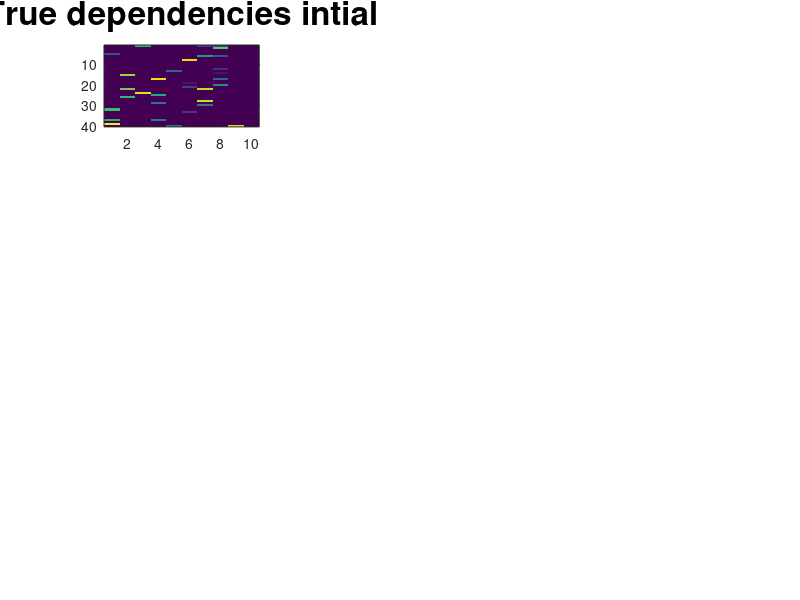

The MATLAB source for this figure: (Note: this script raises an error after producing the figure.)
clc
clear all
%% Data generation
noOfNodes        = 10; %no of nodes
filtOrder        = 4; % process order
noOfObservations = 3000 % no of time samples
edge_probability=.1;    % probaility of non-zeros edge in graph


A=[];
for i=1:filtOrder
    temp1=.1*rand(noOfNodes,noOfNodes).*(rand(noOfNodes,noOfNodes)<edge_probability);
    A=[A;temp1];
end
%plot intial true dependency
figure
A1=A/max(max(A));
subplot(4,3,1)
imagesc(A/max(A(:)))
tit=title('True dependencies intial')
set(tit,'fontSize',24)
ax=gca;
ax.XAxis.FontSize = 24;
ax.YAxis.FontSize = 24;
c = colorbar;
w = c.LineWidth;
c.LineWidth = 1.5;
set(c,'fontSize',24);

% Intialize kernel paramters
y_initial=1*randn(noOfNodes ,1);
y=[y_initial];
Ksigma=10;
gsigma=Ksigma;
gscale=(1/sqrt(2*pi)/Ksigma);
GausDenom=-1/2/Ksigma^2;
T_Beta=50*randn(filtOrder *noOfNodes,noOfNodes,noOfObservations);
M_x=zeros(noOfNodes ,noOfObservations );
M_x(:,1)=y_initial+.2*randn;
for ii=2:filtOrder
    temp=A(1:noOfNodes ,:)*y_initial;
    M_x(:,ii)=temp+.2*rand;
    if ii==2990
        M_x(:,ii)=0;
    end
    y_initial= M_x(:,ii);
    
end

for ii=filtOrder +1:noOfObservations
    
    
    for k=1:noOfNodes
        temp=0;
        for m=1:filtOrder 
            for l=1:noOfNodes
                temp=temp+ A(noOfNodes *(m-1)+k,l)*((1*gscale*exp(-1000*(M_x(l,1:ii-m-1)-M_x(l,ii-m)).^2/(10*gsigma*gsigma))*reshape(T_Beta(noOfNodes *(m-1)+k,l,1:ii-m-1),[ii-m-1,1])));
                
            end
        end
        
        M_x(k,ii)=temp+.2*randn;
        
    end
    if ii==1000
        no_non_zero=nnz(A);
        no_to_change=round(no_non_zero*.3);%30 percentgae of edges change
        non_zero_entries=find(A);
        entries_to_change= randperm(numel(non_zero_entries),no_to_change)
        temp=non_zero_entries(entries_to_change)
        A(temp)=0;
        subplot(4,3,2)
        imagesc(A/max(A(:)))
        tit=title('True dependencies intial')
        set(tit,'fontSize',24)
        ax=gca;
        ax.XAxis.FontSize = 24;
        ax.YAxis.FontSize = 24;
        c = colorbar;
        w = c.LineWidth;
        c.LineWidth = 1.5;
        set(c,'fontSize',24);
        %
        %             end
    end
    if ii==2000
        no_non_zero=nnz(A);
        no_to_change=round(no_non_zero*.3);%30 percentgae of edges change
        non_zero_entries=find(A);
        entries_to_change= randperm(numel(non_zero_entries),no_to_change)
        temp=non_zero_entries(entries_to_change)
        A(temp)=0;
        subplot(4,3,3)
        imagesc(A/max(A(:)))
        tit=title('True dependencies intial')
        set(tit,'fontSize',24)
        ax=gca;
        ax.XAxis.FontSize = 24;
        ax.YAxis.FontSize = 24;
        c = colorbar;
        w = c.LineWidth;
        c.LineWidth = 1.5;
        set(c,'fontSize',24);
        %             end
    end
    
end
    m_X=M_x; % Data matrix
    
    
%% RFNL-TIRSO ESTIMATION AND PLOTTING   
addpath '/Users/rohanmoney/git_rohan/NonLinearTISO'

    [n_row_mx,nTimeInstants]=size(m_X);
RFObj_tirso = RF_nltirso; % set tirso object up
RFObj_tirso.noOfNodes = 10;
RFObj_tirso.filtOrder = 4; % we can try a higher order later
RFObj_tirso.lambda    = 50/5000;
RFObj_tirso.NoOfRF    =30;
RFObj_tirso.vsigma    =1*ones(RFObj_tirso.noOfNodes,1);
  RFObj_tirso.forgettingFactor=.98;
 RFObj_tirso.h_stepsize= @(RF_ts)1/eigs(RF_ts.m_Phi,1);
RFObj_tirso.eta       =500
RFState_in_tirso = RFObj_tirso.initialize( 10,m_X( :,1:RFObj_tirso.filtOrder)');
 for t = RFObj_tirso.filtOrder+1:nTimeInstants
    mtemp= m_X(:, t);
    RFState_in_tirso = RFObj_tirso.update(RFState_in_tirso, mtemp);
    RF_m_predic_tirso(:,:)=RFState_in_tirso.predictManyFromBuffer(1)';
    RF_m_prediction_tirso(1:10,t)= RF_m_predic_tirso(:,1);
    if t== 990
        Psuedo_Adj=(sum(RFState_in_tirso.coeff.^2,4)).^0.5
        B=[Psuedo_Adj(:,:,4);Psuedo_Adj(:,:,3); Psuedo_Adj(:,:,2);Psuedo_Adj(:,:,1)];
       subplot(4,3,4)
        imagesc(B/max(B(:)))
        tit=title('RFNL-TIRSO-Estimate at t= 990');
%         colorbar;
       set(tit,'fontSize',24)
       ax=gca;
ax.XAxis.FontSize = 24;
ax.YAxis.FontSize = 24;
 c = colorbar;
w = c.LineWidth;
c.LineWidth = 1.5;
set(c,'fontSize',24);
    end
    if t== 1990
        Psuedo_Adj=(sum(RFState_in_tirso.coeff.^2,4)).^0.5
        B=[Psuedo_Adj(:,:,4);Psuedo_Adj(:,:,3); Psuedo_Adj(:,:,2);Psuedo_Adj(:,:,1)];
        subplot(4,3,5)
        imagesc(B/max(B(:)))
        tit=title('RFNL-TIRSO-Estimate at t= 1990');
%         colorbar;
       set(tit,'fontSize',24)
       ax=gca;
ax.XAxis.FontSize = 24;
ax.YAxis.FontSize = 24;
 c = colorbar;
w = c.LineWidth;
c.LineWidth = 1.5;
set(c,'fontSize',24);
    end
    if t== 2990
        Psuedo_Adj=(sum(RFState_in_tirso.coeff.^2,4)).^0.5
        B=[Psuedo_Adj(:,:,4);Psuedo_Adj(:,:,3); Psuedo_Adj(:,:,2);Psuedo_Adj(:,:,1)];
        subplot(4,3,6)
        imagesc(B/max(B(:)))
        tit=title('RFNL-TIRSO-Estimate at t= 2990');
%         colorbar;
       set(tit,'fontSize',24)
       ax=gca;
ax.XAxis.FontSize = 24;
ax.YAxis.FontSize = 24;
 c = colorbar;
w = c.LineWidth;
c.LineWidth = 1.5;
set(c,'fontSize',24);
    end
 end
%  Psuedo_Adj_real=(sum(adjacency_real(:,:,:,1:T).^2,4)).^0.5;
  Psuedo_Adj=(sum(RFState_in_tirso.coeff.^2,4)).^0.5
        B=[Psuedo_Adj(:,:,4);Psuedo_Adj(:,:,3);Psuedo_Adj(:,:,2);Psuedo_Adj(:,:,1) ];
       
        imagesc(B/max(B(:)))
        tit=title('RF-NLTISO-Estimate at t= 2990');
%         colorbar;
       set(tit,'fontSize',24)
       ax=gca;
ax.XAxis.FontSize = 24;
ax.YAxis.FontSize = 24;
 c = colorbar;
w = c.LineWidth;
c.LineWidth = 1.5;
set(c,'fontSize',24);
%% RFNL-TISO ESTIMATION AND PLOTTING    
addpath '/Users/rohanmoney/git_rohan/NonLinearTISO'
RFObj_tiso = RF_nltiso_test; % set tirso object up
RFObj_tiso.noOfNodes = 10;
RFObj_tiso.filtOrder = 4; % we can try a higher order later
RFObj_tiso.lambda    = 50/500000;
RFObj_tiso.NoOfRF    =30;
RFObj_tiso.vsigma    =1;
RFObj_tiso.eta       =1000

 RFState_in_tiso = RFObj_tiso.initialize( m_X( :,1:RFObj_tirso.filtOrder)');

  for t = RFObj_tiso.filtOrder+1:nTimeInstants
    mtemp= m_X(:, t);
    RFState_in_tiso = RFObj_tiso.update(RFState_in_tiso, mtemp);
     RF_m_predic_tiso(:,:)=RFState_in_tiso.predictManyFromBuffer(1)';
    RF_m_prediction_tiso(1:10,t)= RF_m_predic_tiso(:,1);
   %temp_eig(t)= RFState_in_tirso.eig_value_phi;
    if t== 990
        Psuedo_Adj=(sum(RFState_in_tiso.coeff.^2,4)).^0.5
        B=[Psuedo_Adj(:,:,4);Psuedo_Adj(:,:,3); Psuedo_Adj(:,:,2);Psuedo_Adj(:,:,1)];
       subplot(4,3,7)
        imagesc(B/max(B(:)))
        tit=title('RFNL-TISO-Estimate at t= 990');
%         colorbar;
       set(tit,'fontSize',24)
       ax=gca;
ax.XAxis.FontSize = 24;
ax.YAxis.FontSize = 24;
 c = colorbar;
w = c.LineWidth;
c.LineWidth = 1.5;
set(c,'fontSize',24);
    end
    if t== 1990
        Psuedo_Adj=(sum(RFState_in_tiso.coeff.^2,4)).^0.5
        B=[Psuedo_Adj(:,:,4);Psuedo_Adj(:,:,3); Psuedo_Adj(:,:,2);Psuedo_Adj(:,:,1)];
        subplot(4,3,8)
        imagesc(B/max(B(:)))
        tit=title('RFNL-TISO-Estimate at t= 1990');
%         colorbar;
       set(tit,'fontSize',24)
       ax=gca;
ax.XAxis.FontSize = 24;
ax.YAxis.FontSize = 24;
 c = colorbar;
w = c.LineWidth;
c.LineWidth = 1.5;
set(c,'fontSize',24);
    end
    if t== 2990
        Psuedo_Adj=(sum(RFState_in_tiso.coeff.^2,4)).^0.5
        B=[Psuedo_Adj(:,:,4);Psuedo_Adj(:,:,3); Psuedo_Adj(:,:,2);Psuedo_Adj(:,:,1)];
        subplot(4,3,9)
        imagesc(B/max(B(:)))
        tit=title('RFNL-TISO-Estimate at t= 2990');
%         colorbar;
       set(tit,'fontSize',24)
       ax=gca;
ax.XAxis.FontSize = 24;
ax.YAxis.FontSize = 24;
 c = colorbar;
w = c.LineWidth;
c.LineWidth = 1.5;
set(c,'fontSize',24);
    end
  end
  %% TIRSO estimation and plotting
addpath '/Users/rohanmoney/git_rohan/STInference/gsim/ProcessingBlocks/STFunctionEstimators/TirsoObjects/'


[n_row_mx,nTimeInstants]=size(m_X);
tirsoObj = Tirso; % set tirso object up
tirsoObj.noOfNodes = 10;
tirsoObj.order     = 4; % we can try a higher order later
tirsoObj.regPar    = 1e-2;
tirsoObj.b_shrinkSelfLoops  = 1; % Bolstad
tirsoObj.forgettingFactor   = 0.98;
tirsoObj.h_stepsize         = @(ts)1/eigs(ts.m_Phi,1);
% initialize
tState_in = tirsoObj.initialize(0, m_X( :,1:tirsoObj.order)');
e_tirso=zeros(24,noOfObservations);
for t = tirsoObj.order+1:nTimeInstants
    tic
    mtemp= m_X(:, t);
    tState_in = tirsoObj.update(tState_in, mtemp);
    m_predic(:,:)=tState_in.predictManyFromBuffer(1)';
    m_prediction(1:10,t)= m_predic(:,1);
    if t==990
         subplot(4,3,10)
        imagesc(tState_in.m_A/max(tState_in.m_A(:)))
%         colorbar;
       tit= title('TIRSO estimate at t=1990')
       set(tit,'fontSize',24)
       ax=gca;
ax.XAxis.FontSize = 24;
ax.YAxis.FontSize = 24;
 c = colorbar;
w = c.LineWidth;
c.LineWidth = 1.5;
set(c,'fontSize',24);
    end
        if t==1990
         subplot(4,3,11)
        imagesc(tState_in.m_A/max(tState_in.m_A(:)))
%         colorbar;
       tit= title('TIRSO estimate at t=1990')
       set(tit,'fontSize',24)
       ax=gca;
ax.XAxis.FontSize = 24;
ax.YAxis.FontSize = 24;
 c = colorbar;
w = c.LineWidth;
c.LineWidth = 1.5;
set(c,'fontSize',24);
        end
        if t==2990
         subplot(4,3,12)
        imagesc(tState_in.m_A/max(tState_in.m_A(:)))
%         colorbar;
       tit= title('TIRSO estimate at t=1990')
       set(tit,'fontSize',24)
       ax=gca;
ax.XAxis.FontSize = 24;
ax.YAxis.FontSize = 24;
 c = colorbar;
w = c.LineWidth;
c.LineWidth = 1.5;
set(c,'fontSize',24);
    end
      
end

sensor_to_plot=1;
%  plot(m_X(sensor_to_plot,12:noOfObservations),'LineWidth',2)
%  hold on
% % 
%   plot(RF_m_prediction(sensor_to_plot,:),'LineWidth',2)
%  hold on
%   plot(m_prediction(sensor_to_plot,:),'LineWidth',2)
% %   hold on
%   plot((RF_m_prediction(sensor_to_plot,1:end-12)-m_X(sensor_to_plot,13:end)).^2)
 error_temp=(RF_m_prediction_tirso(sensor_to_plot,1:end-1)-m_X(sensor_to_plot,2:end)).^2;
 for ii=1:length(error_temp)
     nmse(ii)=sum(error_temp(1:ii))/sum((m_X(sensor_to_plot,2:ii+1)).^2);
 end
 hold on
 plot(nmse)
 hold on
  error_temp=(RF_m_prediction_tiso(sensor_to_plot,1:end-1)-m_X(sensor_to_plot,2:end)).^2;
 for ii=1:length(error_temp)
     nmse(ii)=sum(error_temp(1:ii))/sum((m_X(sensor_to_plot,2:ii+1)).^2);
 end
 hold on
 plot(nmse)
  error_temp=(m_prediction(sensor_to_plot,1:end-1)-m_X(sensor_to_plot,2:end)).^2;
 for ii=1:length(error_temp)
     nmse(ii)=sum(error_temp(1:ii))/sum((m_X(sensor_to_plot,2:ii+1)).^2);
 end
 hold on
 plot(nmse)
 legend('RFNL-TIRSO','RFNL-TISO','TIRSO')